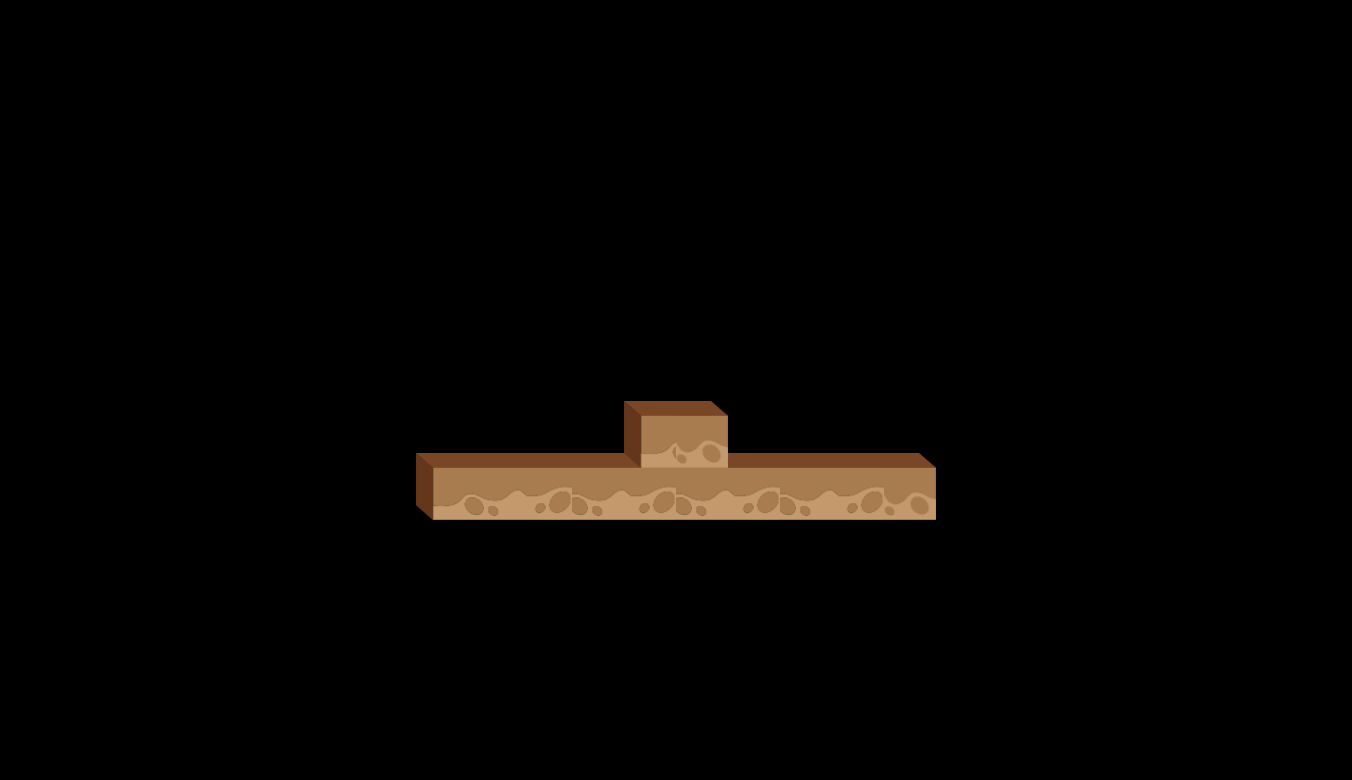

This is a level from a 2D game, rendered from its Tiled map with the project's own tilesets. A one-line summary and the map file follow, with tile-layer data summarised:
An orthogonal 26x15 tile map with 52x52 px tiles, 2 tile layers (layer_1, layer_2) and 2 objects (startPos, door).

<map version="1.0" orientation="orthogonal" renderorder="right-down" width="26" height="15" tilewidth="52" tileheight="52">
 <tileset firstgid="1" name="road" tilewidth="52" tileheight="67">
  <image source="road.png" width="364" height="67" />
 </tileset>
 <layer name="layer_1" width="26" height="15">
  <data>[390 cells, 10 non-empty, 4 distinct tile ids]</data>
 </layer>
 <layer name="layer_2" width="26" height="15">
  <data>[390 cells, 2 non-empty, 2 distinct tile ids]</data>
 </layer>
 <objectgroup name="objLayer">
  <object name="startPos" x="436.5" y="435.5" width="18" height="19" />
  <object name="door" x="891.75" y="443.5" width="22" height="16" visible="0">
   <properties>
    <property name="type" value="apple" />
   </properties>
  </object>
 </objectgroup>
</map>
